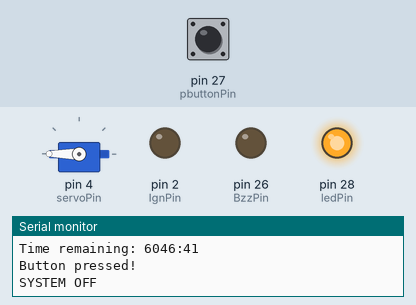
This sketch was run on a simulated Arduino Mega 2560, built with avr-gcc and run on an emulated ATmega2560. Parts: servo, output pins drawn as LEDs (lit = HIGH), the last lines printed to the serial monitor. Inputs (shaded band) come from the test bench; at power-on: pin 27 (pbuttonPin) HIGH.

Above: at 1.2 s.
1.3 s: pin 27 (pbuttonPin) pulled LOW for 0.15 s
At 2.0 s:
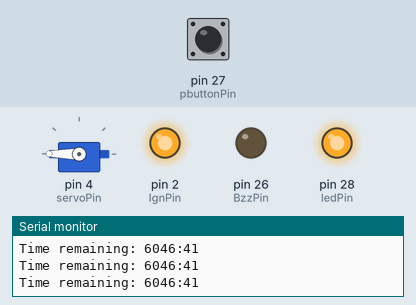
4.4 s: pin 27 (pbuttonPin) pulled LOW for 1 s
At 6.0 s:
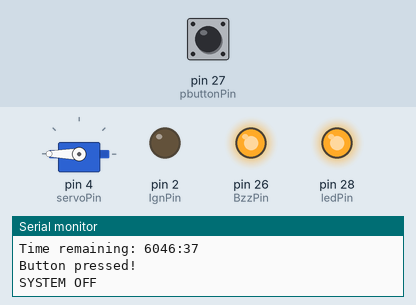
6.9 s: pin 27 (pbuttonPin) pulled LOW for 0.15 s
At 7.5 s:
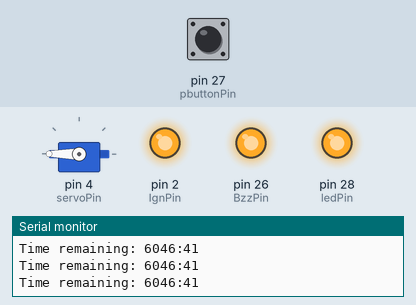
10.0 s: pin 27 (pbuttonPin) pulled LOW for 0.15 s
At 11.2 s:
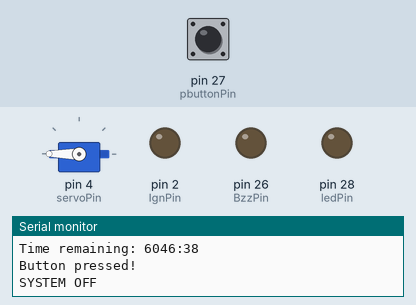
11.7 s: pin 27 (pbuttonPin) pulled LOW for 3.2 s
At 15.6 s:
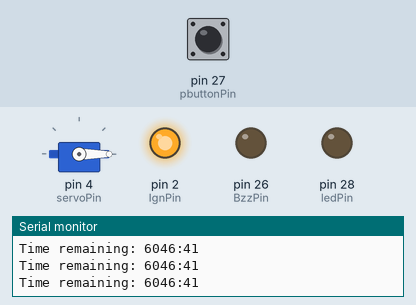
Timing chart, 0 to 18.9 s (numbered marks = the images above; inputs shaded):
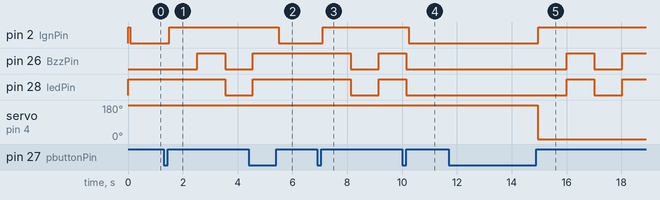

The sketch:

LPG_Incinerator_V2_Vigyan_Ashram.ino
```cpp
///////////////////--------ADD LIBRARIES-------------////////////////
#include <Servo.h>

///////////////////--------PIN SETUP-------------////////////////
const int pbuttonPin = 27;   // Button connected to pin 27
const int ledPin = 28;       // LED connected to pin 28
const int BzzPin = 26;       // Buzzer connected to pin 26
const int IgnPin = 2;        // Ignition pin
const int servoPin = 4;      // Servo pin

///////////////////--------VARIABLE SETUP-------////////////////
int lastButtonState = LOW;    // Previous button state
bool pushed = false;          // Button toggle state
bool timerActive = true;      // Is the timer running?

///////////////////--------DEBOUNCE SETUP-------////////////////
unsigned long lastDebounceTime = 0;  // Last time the button state changed
const unsigned long debounceDelay = 50;  // Debounce delay time (50 ms)

///////////////////--------TIMER SETUP-------////////////////
unsigned long startTime = 0;               // When the countdown started
const unsigned long countdownTime = 1 * 60 * 1000;  // 1 minute in milliseconds

///////////////////--------BLINKING SETUP-------////////////////
unsigned long lastBlinkTime = 0;           // Last time the LED blinked
const unsigned long blinkInterval = 1000;  // Blink interval (1 second)
bool blinkState = LOW;                     // Current blink state

///////////////////--------SERVO SETUP-------////////////////
Servo myservo;               // Servo object
const unsigned long onTime_S = 12000;  // Servo stays in position 1 for 12 seconds
const unsigned long offTime_S = 4000;  // Servo stays in position 2 for 4 seconds
unsigned long previousMillis_S = 0;    // Last time the servo state was updated
int interval_S = onTime_S;             // Initial interval time
bool S_state = false;                  // Servo state: false = pos2, true = pos1
int pos1 = 0;                          // Servo position 1
int pos2 = 180;                        // Servo position 2

///////////////////--------SETUP FUNCTION-------////////////////
void setup() {
  Serial.begin(9600);
  pinMode(pbuttonPin, INPUT_PULLUP); // Use internal pull-up resistor
  pinMode(ledPin, OUTPUT);           // Set LED pin as output
  pinMode(BzzPin, OUTPUT);           // Set Buzzer pin as output
  pinMode(IgnPin, OUTPUT);           // Set Ignition pin as output
  digitalWrite(ledPin, HIGH);        // Initialize LED to off
  digitalWrite(BzzPin, LOW);         // Initialize Buzzer to off
  myservo.attach(servoPin);          // Attach the servo to pin 3
  myservo.write(pos2);               // Initialize servo to position 2 (off)
  Serial.println("Press the button ....");
}

///////////////////--------SERVO CONTROL FUNCTION-------////////////////
void servoread() {
  unsigned long currentMillis = millis();  // Get current time in milliseconds

  // Servo control only when the timer is active
  if (timerActive) {
    if (currentMillis - previousMillis_S >= interval_S) {
      // Update interval based on the current servo state
      if (S_state) {
        interval_S = offTime_S;  // If at pos1, set time to stay off
      } else {
        interval_S = onTime_S;   // If at pos2, set time to stay on
      }

      // Toggle the servo state and move it
      S_state = !S_state;
      if (S_state) {
        myservo.write(pos1);  // Move to position 1
        Serial.println("Servo at Position 1");
      } else {
        myservo.write(pos2);  // Move to position 2
        Serial.println("Servo at Position 2");
      }

      // Update the last time the servo state was changed
      previousMillis_S = currentMillis;
    }
  } else {
    // If the timer is not active, move the servo to position 2
    myservo.write(pos2);  // Servo goes to the resting position
  }
}

///////////////////--------TIMER FUNCTION-------////////////////
void timer() {
  unsigned long currentTime = millis();  // Get the current time
  unsigned long elapsedTime = currentTime - startTime;  // Calculate elapsed time

  // Calculate remaining time
  unsigned long remainingTime = countdownTime > elapsedTime ? countdownTime - elapsedTime : 0;

  // Convert remaining time into minutes and seconds
  int minutes = remainingTime / 60000;
  int seconds = (remainingTime % 60000) / 1000;

  // Print the time in "min:sec" format
  Serial.print("Time remaining: ");
  Serial.print(minutes);
  Serial.print(":");
  if (seconds < 10) {
    Serial.print("0");  // Leading zero for single-digit seconds
  }
  Serial.println(seconds);

  // Turn off the LED and stop the timer when time runs out
  if (remainingTime == 0) {
    Serial.println("Time up! Timer finished. LED turned off.");
    digitalWrite(ledPin, HIGH);   // Turn off the LED
    digitalWrite(BzzPin, LOW);    // Turn off the buzzer
    timerActive = false;          // Stop the timer
    return;
  }

  // Blink the LED and buzzer every 1 second
  if (currentTime - lastBlinkTime >= blinkInterval) {
    blinkState = !blinkState;                // Toggle blink state
    digitalWrite(ledPin, blinkState);        // Update LED to blink
    digitalWrite(BzzPin, blinkState);        // Update buzzer to beep
    lastBlinkTime = currentTime;             // Reset blink timer
  }
}

///////////////////--------MAIN LOOP FUNCTION-------////////////////
void loop() {
  int reading = digitalRead(pbuttonPin);  // Read the button state

  // Check if button state has changed (debounce logic)
  if (reading != lastButtonState) {
    lastDebounceTime = millis();  // Reset debounce timer
  }

  // If debounce delay has passed, check the button state
  if ((millis() - lastDebounceTime) > debounceDelay) {
    if (reading == HIGH && !pushed) {
      pushed = true;  // Button is pressed
      Serial.println("Button pressed!");

      if (!timerActive) {
        startTime = millis();       // Start timer
        lastBlinkTime = millis();   // Reset blink timer
      }
      timerActive = !timerActive;   // Toggle timer state
      Serial.println(timerActive ? "SYSTEM ON" : "SYSTEM OFF");
    }

    // Reset push state when the button is released
    if (reading == LOW) {
      pushed = false;
    }
  }

  // Timer logic
  if (timerActive) {
    timer();        // Handle countdown, blinking, and buzzer when active
    servoread();    // Control the servo based on timer state
  } else {
    myservo.write(pos2);  // Move the servo to position 2 when the timer is off
  }
  digitalWrite(IgnPin, timerActive);        // Update LED to blink
  lastButtonState = reading;  // Save the current button state
}
```

Measured:
- after the input at 1.3 s, pin 2 (IgnPin): LOW → HIGH after 0.20 s; pin 26 (BzzPin): LOW → HIGH after 1.2 s, → LOW 1.0 s later; pin 28 (ledPin): HIGH → LOW after 2.2 s
- after the input at 4.4 s, pin 2 (IgnPin): HIGH → LOW after 1.1 s; pin 26 (BzzPin), pin 28 (ledPin): goes on until 4.6 s, then stays HIGH
- after the input at 6.9 s, pin 2 (IgnPin): LOW → HIGH after 0.20 s; pin 26 (BzzPin), pin 28 (ledPin): HIGH → LOW after 1.2 s, → HIGH 1.0 s later
- after the input at 10.0 s, pin 2 (IgnPin): HIGH → LOW after 0.24 s; pin 26 (BzzPin), pin 28 (ledPin): goes on until 10.2 s, then stays LOW
- after the input at 11.7 s, pin 2 (IgnPin): LOW → HIGH after 3.3 s; pin 26 (BzzPin), pin 28 (ledPin): LOW → HIGH after 4.3 s, → LOW 1.0 s later, → HIGH 1.0 s later; servo on pin 4 (servoPin): 180° → 0° after 3.3 s
